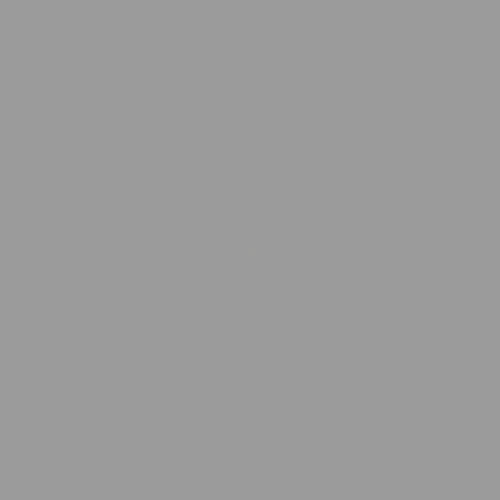
Frame 1 (no input)
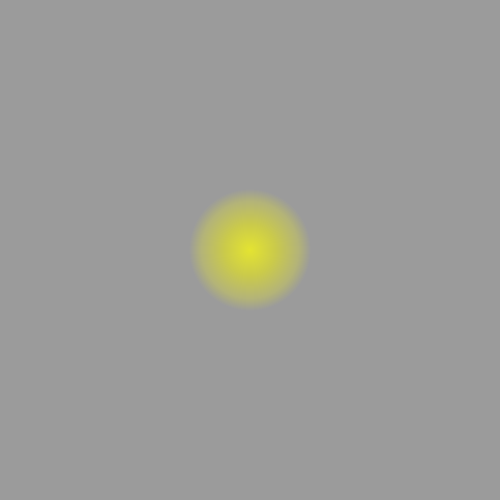
Frame 60 (the mouse pressed at the canvas centre just before this capture)
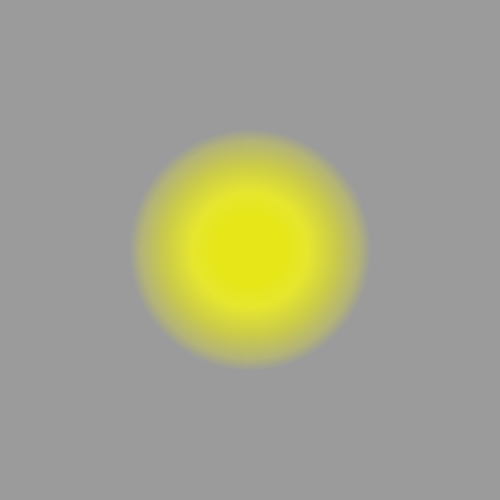
Frame 120 (the mouse held since frame 60 and released just before this capture)

The Processing sketch that drew these frames (run headless with seeded random() and noise(); from frame 60 on, the mouse is pressed at the canvas centre):

// Processing sketch: processing_68806
// ── processing_68806.pde

int counter;
int d;
int rate;
int a;

void setup () {

  size(500, 500);
  background (0);
  smooth();
  noStroke();
  counter=0;
  d=3;
  rate=2;
}

void draw() {
  fill(155);
  rect(0, 0, width, height);

 
  
   for (a=0; a <= counter; a++){
      fill(255,255,0,5);
      ellipse ( 250, 250, d+(counter-a)*rate, d+(counter-a)*rate);
}

 noStroke();
    counter++ ;
  }
   
